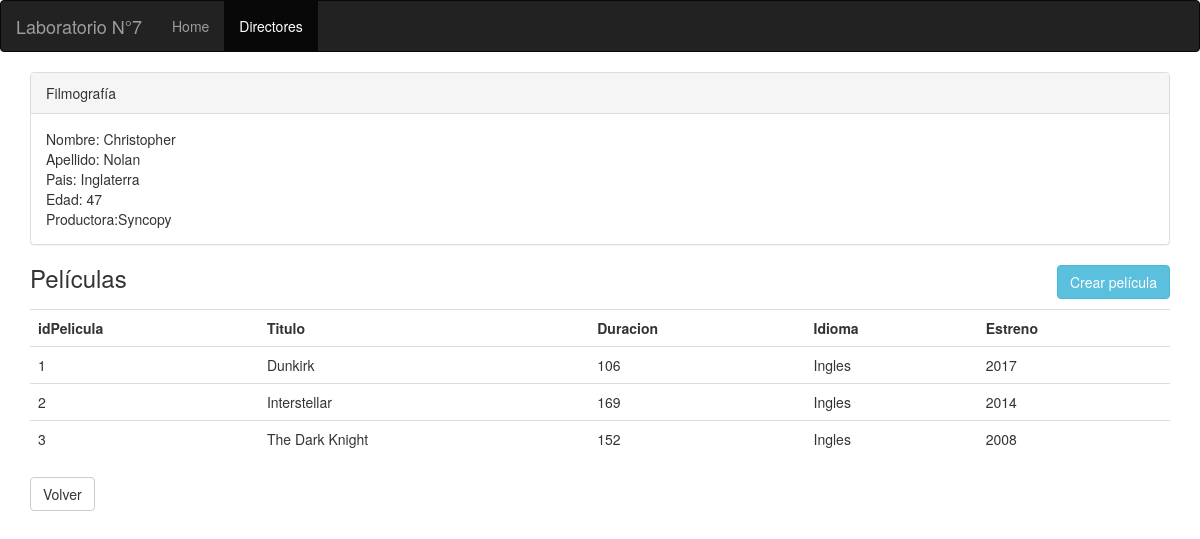
Screenshot of /verPeliculas.php?p1=1 with the database file from the repository.
### tables this page shows
CREATE TABLE `director` (
  `idDirector` int(11) NOT NULL,
  `nombre` varchar(45) NOT NULL,
  `apellido` varchar(45) NOT NULL,
  `pais` varchar(45) DEFAULT NULL,
  `edad` int(11) NOT NULL,
  `productora` varchar(45) NOT NULL
);

CREATE TABLE `pelicula` (
  `idPelicula` int(11) NOT NULL,
  `titulo` varchar(45) NOT NULL,
  `duracion` int(11) NOT NULL,
  `idioma` varchar(45) NOT NULL,
  `estreno` int(11) NOT NULL,
  `Director_idDirector` int(11) NOT NULL
);

### baseDeDatos.php (the view, shortened to what this page needs)
<?php
	class BD
	{
		private $conn, $result;
  		function conectar(){
  			$hn = 'localhost';
  			$db = 'bddirectores';
  			$un = 'root';
  			$pw = '';
  			$this->conn = mysqli_connect($hn, $un, $pw, $db);
  		}
			function verPeliculas(){
				$id = $_GET["p1"];
				$query  = "SELECT * FROM director WHERE idDirector='$id'";
				$this->result = $this->conn->query($query);
				$director_temp = $this->result->fetch_array(MYSQLI_ASSOC);
				echo '<div class="panel panel-default">
								<div class="panel-heading">Filmografía</div>
								<div class="panel-body">Nombre: '.$director_temp['nombre'].'<br>Apellido: '.$director_temp['apellido'].'<br>Pais: '.$director_temp['pais'].'<br>Edad: '.$director_temp['edad'].'<br>Productora:'.$director_temp['productora'].'</div>
							</div>';
				$query_temp = "SELECT * FROM pelicula";
				$this->result = $this->conn->query($query_temp);
				$rows = $this->result->num_rows;
				echo '<a href="crearPelicula.php?p1='.$id.'" class="btn btn-info" style="margin-bottom: 10px;float: right;" role="button">Crear película</a>';
				echo'	<h3>Películas</h3>
								<table class="table">
								<tr>
									<th>idPelicula</th>
									<th>Titulo</th>
									<th>Duracion</th>
									<th>Idioma</th>
									<th>Estreno</th>
								</tr>';
					for ($j = 0 ; $j < $rows ; ++$j){
						$this->result->data_seek($j);
						$row = $this->result->fetch_array(MYSQLI_ASSOC);
						if($row['Director_idDirector'] == $id){
							echo '<tr><td>' . $row['idPelicula'] . '</td>';
							echo '<td>' . $row['titulo'] . '</td>';
							echo '<td>' . $row['duracion'] . '</td>';
							echo '<td>' . $row['idioma'] . '</td>';
							echo '<td>' . $row['estreno'] . '</td></tr>';
						}
					}
					echo '</table>';
					echo '<a href="directores.php" class="btn btn-default" role="button">Volver</a>';
			}
	}
?>

### verPeliculas.php (shortened to what this page needs)
<!DOCTYPE html>
<html>
  <head>
    <link rel="stylesheet" href="https://maxcdn.bootstrapcdn.com/bootstrap/3.3.7/css/bootstrap.min.css">
  </head>
  <body>
    <nav class="navbar navbar-inverse">
      <div class="container-fluid">
        <div class="navbar-header">
          <a class="navbar-brand" href="#">Laboratorio N°7</a>
        </div>
        <ul class="nav navbar-nav">
          <li><a href="index.php">Home</a></li>
          <li class="active"><a href="directores.php">Directores</a></li>
        </ul>
      </div>
    </nav>
    <div class="container">
      <?php
        require_once('baseDeDatos.php');
        $equipos = new BD;
        $equipos->conectar();
        $equipos->verPeliculas();
      ?>
    </div>
  </body>
</html>

### rows the page displays
director: nombre "Christopher", apellido "Nolan", pais "Inglaterra", edad "47", productora "Syncopy"
pelicula: idPelicula "1", titulo "Dunkirk", duracion "106", idioma "Ingles", estreno "2017"
pelicula: idPelicula "2", titulo "Interstellar", duracion "169", idioma "Ingles", estreno "2014"
pelicula: idPelicula "3", titulo "The Dark Knight", duracion "152", idioma "Ingles", estreno "2008"
